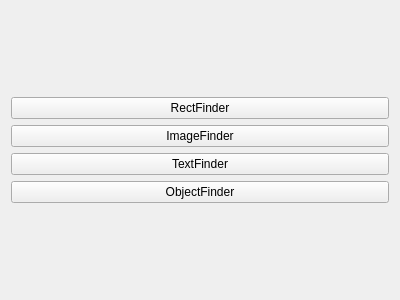
<?xml version="1.0" encoding="UTF-8"?>
<ui version="4.0">
 <class>AlyvixMainMenuView</class>
 <widget class="QWidget" name="AlyvixMainMenuView">
  <property name="geometry">
   <rect>
    <x>0</x>
    <y>0</y>
    <width>400</width>
    <height>300</height>
   </rect>
  </property>
  <property name="windowTitle">
   <string>Form</string>
  </property>
  <layout class="QGridLayout" name="gridLayout_2">
   <item row="0" column="0">
    <layout class="QGridLayout" name="gridLayout">
     <item row="0" column="0">
      <widget class="QPushButton" name="pushButtonRectFinder">
       <property name="text">
        <string>RectFinder</string>
       </property>
      </widget>
     </item>
     <item row="1" column="0">
      <widget class="QPushButton" name="pushButtonImageFinder">
       <property name="text">
        <string>ImageFinder</string>
       </property>
      </widget>
     </item>
     <item row="2" column="0">
      <widget class="QPushButton" name="pushButtonTextFinder">
       <property name="text">
        <string>TextFinder</string>
       </property>
      </widget>
     </item>
     <item row="3" column="0">
      <widget class="QPushButton" name="pushButtonObjectFinder">
       <property name="text">
        <string>ObjectFinder</string>
       </property>
      </widget>
     </item>
    </layout>
   </item>
  </layout>
 </widget>
 <resources/>
 <connections/>
</ui>
